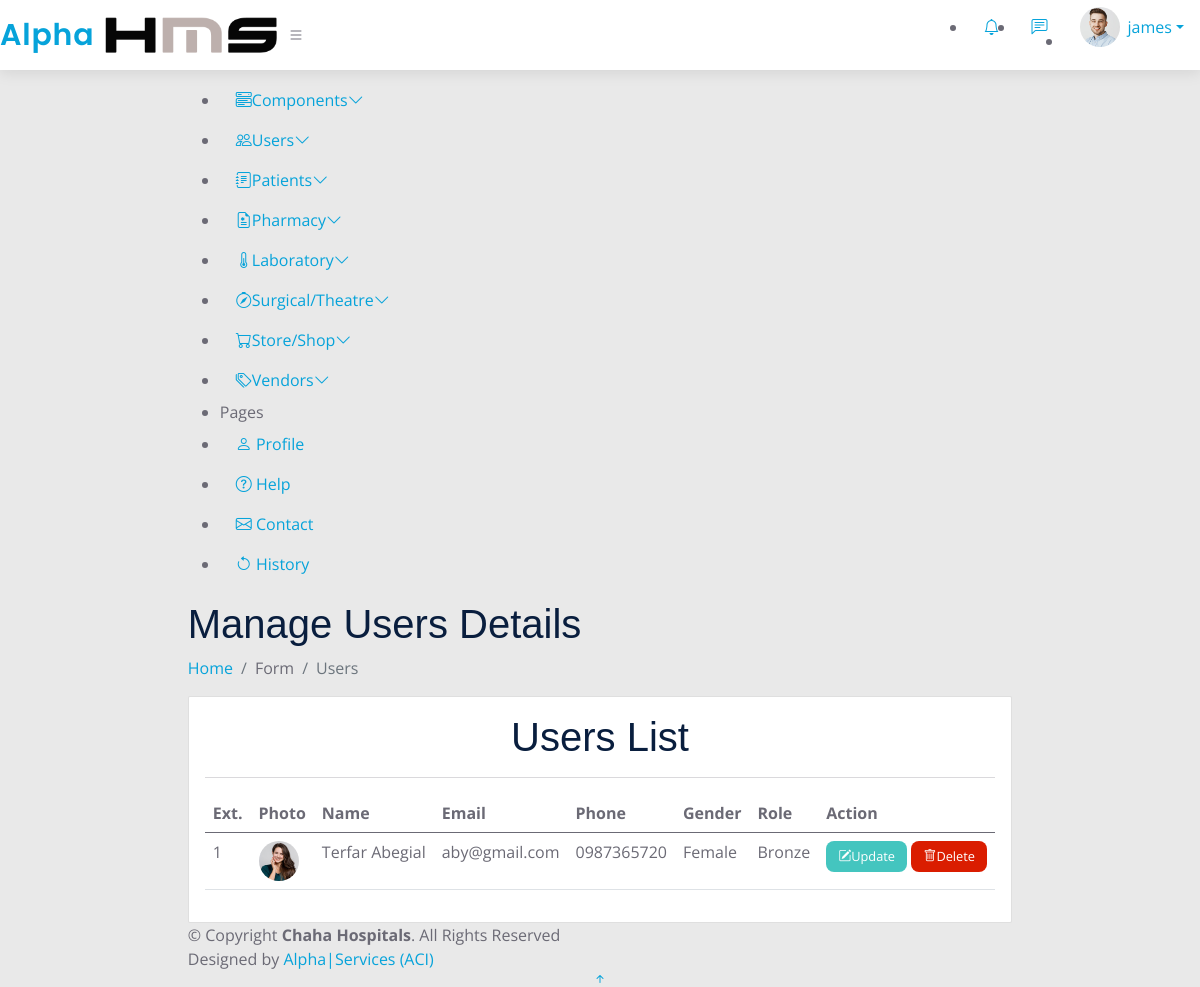
/Admin/manage-users.php (signed in), run on the app's committed database.
### tables this page shows
CREATE TABLE `users` (
  `id` bigint(255) UNSIGNED NOT NULL,
  `admin_id` varchar(20) DEFAULT NULL,
  `firstname` varchar(50) NOT NULL,
  `lastname` varchar(50) NOT NULL,
  `username` varchar(20) NOT NULL,
  `gender` varchar(8) NOT NULL,
  `email` varchar(255) NOT NULL,
  `phone` varchar(15) NOT NULL,
  `addr` varchar(50) DEFAULT NULL,
  `city` varchar(50) DEFAULT NULL,
  `password` varchar(255) NOT NULL,
  `avatar` varchar(400) NOT NULL,
  `userfield` varchar(50) NOT NULL,
  `user_mode` varchar(20) DEFAULT NULL,
  `terms` varchar(11) NOT NULL,
  `subscription_start_date` datetime DEFAULT NULL,
  `status` varchar(20) DEFAULT NULL,
  `role` varchar(20) NOT NULL,
  `reset_token_hash` varchar(64) DEFAULT NULL,
  `reset_token_expiration` datetime DEFAULT NULL
);

### Admin/manage-users.php (the view, shortened to what this page needs)
<?php
include '../partials/dashboardheader.php';
  $admin_id = $_SESSION['user-id'];
  $query = "SELECT * FROM users WHERE NOT id=$admin_id AND NOT role='alpha' AND NOT role='super' AND NOT role='Admin' ORDER BY firstname ASC";
  $users = mysqli_query($connection, $query);
  $cnt = 1;
 ?>
    <?php include 'sidebar.php'; ?>
  <main id="main" class="main">
    <div class="pagetitle">
      <h1>Manage Users Details</h1>
      <nav>
        <ol class="breadcrumb">
          <li class="breadcrumb-item"><a href="index.php">Home</a></li>
          <li class="breadcrumb-item">Form</li>
          <li class="breadcrumb-item active">Users</li>
        </ol>
      </nav>
    </div>
    <section class="section">
      <div class="row">
        <div class="col-lg-12">
          <div class="card">
            <div class="card-body">
              <h1 class="text-center card-title">Users List </h1>
              <hr>
              <?php if (mysqli_num_rows($users) > 0) : ?>
              <table class="table datatable">
                <thead>
                  <tr>
                    <th>Ext.</th>
                    <th>Photo</th>
                    <th>Name</th>
                    <th>Email</th>
                    <th>Phone</th>
                    <th>Gender</th>
                    <th>Role</th>
                    <th>Action</th>
                  </tr>
                </thead>
                <tbody>
                  <?php while ($user = mysqli_fetch_assoc($users)) : ?>
                  <tr>
                    <td><?= $cnt; ?></td>
                    <td><img src="<?= ROOT_URL . 'images/' . $user['avatar'] ?>" alt="Profile" class="rounded-circle" style="width: 2.5rem; height: 2.5rem; border-radius: 50%; overflow: hidden;"></td>
                    <td><?="{$user['firstname']} {$user['lastname']}"?></td>
                    <td><?=$user['email']?></td>
                    <td><?=$user['phone']?></td>
                    <td><?=$user['gender']?></td>
                    <td><?= $user['role'] ?></td>
                    <td>
                      <a href="edit-user.php?id=<?= $user['id']?>" class="btn sm"><i class="bi bi-pencil-square"></i>Update</a>
                      <a href="delete-user.php?id=<?= $user['id']?>" class="btn sm danger"><i class="bi bi-trash"></i>Delete</a>
                    </td>
                  </tr>
                  <?php $cnt=$cnt+1; endwhile ?>
                  </tbody>
              </table>
              <?php else : ?>
                <div class="alert_message error text-center"><?= "No users List found" ?></div>
              <?php endif ?>
            </div>
          </div>
        </div>
      </div>
    </section>
  </main>
<?php include '../partials/dashboardfooter.php'; ?>

### partials/dashboardheader.php (shortened to what this page needs)
<?php
require '../config/database.php';
if(isset($_SESSION['user-id'])) {
    $id = filter_var($_SESSION['user-id'], FILTER_SANITIZE_NUMBER_INT);
    $query = "SELECT * FROM users WHERE id=$id";
    $user_result =  mysqli_query($connection, $query);
    $user = mysqli_fetch_assoc($user_result);
  }else{
    header('location:'.ROOT_URL. 'signin.php');
      die();
  }
  ?>
<!DOCTYPE php>
<php lang="en">
<head>
  <link href="assets/vendor/bootstrap/css/bootstrap.min.css" rel="stylesheet">
  <link href="<?=ROOT_URL?>assets/vendor/bootstrap-icons/bootstrap-icons.css" rel="stylesheet">
  <link href="assets/vendor/simple-datatables/style.css" rel="stylesheet">
  <link href="assets/css/style.css" rel="stylesheet">
  <link rel="stylesheet" href="<?=ROOT_URL?>alpha.css/header.css">
</head>
<body>
  <header id="header" class="header fixed-top d-flex align-items-center">
    <div class="d-flex align-items-center justify-content-between">
      <a href="<?=ROOT_URL?>index.php" class="logo d-flex align-items-center">
        <span class="d-none d-lg-block">Alpha</span>
        <img src="<?=ROOT_URL?>img/logo-dark.png" alt="">
      </a>
      <i class="bi bi-list toggle-sidebar-btn"></i>
    </div>
    <nav class="header-nav ms-auto">
      <ul class="d-flex align-items-center">
        <li class="nav-item dropdown">
          <a class="nav-link nav-icon" href="#" data-bs-toggle="dropdown">
            <i class="bi bi-bell"></i>
          </a>
        </li>
        <li class="nav-item dropdown">
          <a class="nav-link nav-icon" href="#" data-bs-toggle="dropdown">
            <i class="bi bi-chat-left-text"></i>
          </a>
        </li>
        <li class="nav-item dropdown pe-3">
          <a class="nav-link nav-profile d-flex align-items-center pe-0" href="#" data-bs-toggle="dropdown">
            <img src="<?= ROOT_URL . 'images/' . $user['avatar'] ?>" alt="Profile" class="rounded-circle" style="width: 2.5rem; height: 2.5rem; border-radius: 50%; overflow: hidden;">
            <span class="d-none d-md-block dropdown-toggle ps-2"><?=$user['username']?></span>
          </a>
        </li>
      </ul>
    </nav>
  </header>

### alpha.css/style.css (style rules this page uses)
* { margin: 0; padding: 0; box-sizing: border-box; text-decoration: none; }
body { display: flex; align-items: center; justify-content: center; min-height: 100vh; background: #e9e9e9; }

### alpha.css/header.css (style rules this page uses)
#header { background: #fff; transition: all 0.5s; z-index: 997; height: 86px; box-shadow: 0px 2px 15px rgba(0, 0, 0, 0.1); }
#header.fixed-top { height: 70px; }
#header .logo { font-size: 30px; margin: 0; padding: 0; line-height: 1; font-weight: 600; letter-spacing: 0.8px; font-family: "Poppins", sans-serif; }
#header .logo img { max-height: 40px; }
.btn.sm { display: inline-block; width: fit-content; padding: 0.3rem 0.7rem; background-color: #0ab3abc2; border-radius: 0.5rem; cursor: pointer; transition: all 300ms ease; color: #fff; font-size: 0.8rem; }
.btn.danger { background: #da1d00; }

### data on the page
users: avatar (picture), username "james"
users: avatar (picture), firstname "Terfar", lastname "Abegial", email "aby@gmail.com", phone "0987365720", gender "Female", role "Bronze"
